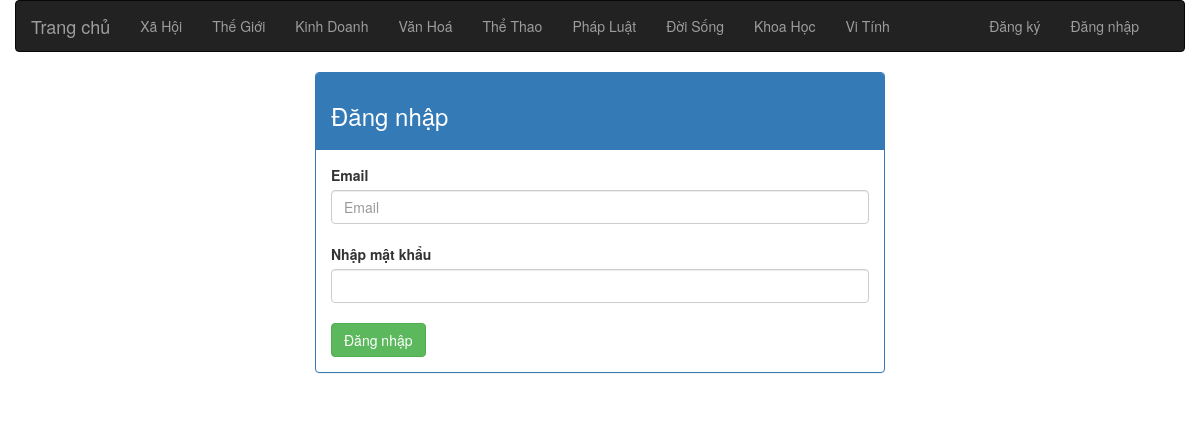
Screenshot of /dangnhap.php with the database file from the repository.
### tables this page shows
CREATE TABLE `theloai` (
  `id` int(10) UNSIGNED NOT NULL,
  `Ten` varchar(255) NOT NULL,
  `TenKhongDau` varchar(255) NOT NULL,
  `created_at` timestamp NULL DEFAULT NULL,
  `updated_at` timestamp NULL DEFAULT NULL
);

### Entities/theloai.class.php (called while the page is built, shortened)
<?php
    require_once("./config/db.class.php");
    class TheLoai{
        public static function list_the_loai(){
            $db = new Db();
            $sql = "SELECT * FROM theloai";
            $result = $db->select_to_array($sql);
            return $result;
        }
    }
?>

### config/db.class.php (called while the page is built, shortened)
<?php
    class Db{
        protected static $connection;
        public function connect(){
            if (!isset(self::$connection)) {
                $config = parse_ini_file("config.ini");
                self::$connection = new mysqli("localhost",
                    $config["username"], $config["password"], $config["databasename"]);
            }
            return self::$connection;
        }
        public function query_execute($queryString){
            $connection = $this->connect();
            $connection->query("SET NAMES utf8");
            $result = $connection->query($queryString);
            return $result;
        }
        public function select_to_array($queryString){
            $row = array();
            $result = $this->query_execute($queryString);
            while ($item = $result->fetch_assoc()) {
                $row[] = $item;
            }
            return $row;
        }
    }
?>

### dangnhap.php (the view, shortened to what this page needs)
<?php
require_once("./Entities/theloai.class.php");
?>
<?php
include("header.php");
$theloai = TheLoai::list_the_loai();
?>
<nav class="navbar navbar-inverse top-menu">
    <div class="container-fluid">
        <div class="navbar-header">
            <a class="navbar-brand" href="/websitetintuc">Trang chủ</a>
        </div>
        <div class="collapse navbar-collapse" id="myNavbar">
            <ul class="nav navbar-nav">
                <?php
                foreach ($theloai as $item) {
                    echo "<li><a href=/websitetintuc/the_loai.php?idtheloai=" . $item["id"] . ">" . $item["Ten"] . "</a></li>";
                }
                ?>
            </ul>
            <ul class="nav navbar-nav pull-right">
                    <?php
                    if(isset($_SESSION['user_name'])){
                    ?>
                        <li>
                        	<a>
                        		<span class ="glyphicon glyphicon-user"></span>
                        		<? echo $_SESSION['user_name'];?>
                        	</a>
                        </li>
                        <li>
                        	<a href="dang-xuat">Đăng xuất</a>
                        </li>
                    <?php
                    }
                    else{
                    ?>
                        <li>
                            <a href="dangky.php">Đăng ký</a>
                        </li>
                        <li>
                            <a href="dangnhap.php">Đăng nhập</a>
                        </li>
                    <?php
                    }
                    ?>
                </ul>
        </div>
    </div>
</nav>
<div class="row">
    <div class="col-md-3"></div>
    <div class="col-md-6">
        <div class="panel panel-primary">
            <div class="panel-heading">
                <h3> Đăng nhập </h3>
            </div>
            <div class="panel-body">
                <form method="POST" action="dangnhap.php">
                    <div>
                        <label>Email</label>
                        <input type="email" class="form-control" placeholder="Email" name="email" aria-describedby="basic-addon1">
                    </div>
                    <br>
                    <div>
                        <label>Nhập mật khẩu</label>
                        <input type="password" class="form-control" name="password" aria-describedby="basic-addon1">
                    </div>
                    <br>
                    <button type="submit" name="submit" class="btn btn-success">Đăng nhập</button>
                </form>
            </div>
        </div>
    </div>
</div>

### mystyle.css (style rules this page uses)
.navbar { margin-bottom: 0; border-radius: 0; }

### rows the page displays
theloai: Ten "Xã Hội"
theloai: Ten "Thế Giới"
theloai: Ten "Kinh Doanh"
theloai: Ten "Văn Hoá"
theloai: Ten "Thể Thao"
theloai: Ten "Pháp Luật"
theloai: Ten "Đời Sống"
theloai: Ten "Khoa Học"
theloai: Ten "Vi Tính"
